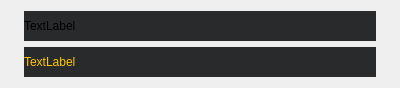
<?xml version="1.0" encoding="UTF-8"?>
<ui version="4.0">
 <class>MeasureMeshVolumeDlg</class>
 <widget class="QWidget" name="MeasureMeshVolumeDlg">
  <property name="geometry">
   <rect>
    <x>0</x>
    <y>0</y>
    <width>400</width>
    <height>84</height>
   </rect>
  </property>
  <property name="minimumSize">
   <size>
    <width>400</width>
    <height>0</height>
   </size>
  </property>
  <property name="windowTitle">
   <string>Statistical Outlier Removal</string>
  </property>
  <layout class="QVBoxLayout" name="verticalLayout">
   <property name="leftMargin">
    <number>24</number>
   </property>
   <property name="rightMargin">
    <number>24</number>
   </property>
   <item>
    <widget class="QLabel" name="label">
     <property name="minimumSize">
      <size>
       <width>352</width>
       <height>30</height>
      </size>
     </property>
     <property name="maximumSize">
      <size>
       <width>352</width>
       <height>100</height>
      </size>
     </property>
     <property name="styleSheet">
      <string notr="true">background-color: rgb(40, 42, 43);</string>
     </property>
     <property name="text">
      <string>TextLabel</string>
     </property>
     <property name="wordWrap">
      <bool>true</bool>
     </property>
    </widget>
   </item>
   <item>
    <widget class="QLabel" name="label_2">
     <property name="minimumSize">
      <size>
       <width>352</width>
       <height>30</height>
      </size>
     </property>
     <property name="maximumSize">
      <size>
       <width>352</width>
       <height>30</height>
      </size>
     </property>
     <property name="styleSheet">
      <string notr="true">color: rgb(255, 200, 4);
background-color: rgb(40, 42, 43);</string>
     </property>
     <property name="text">
      <string>TextLabel</string>
     </property>
    </widget>
   </item>
  </layout>
 </widget>
 <resources/>
 <connections/>
</ui>
